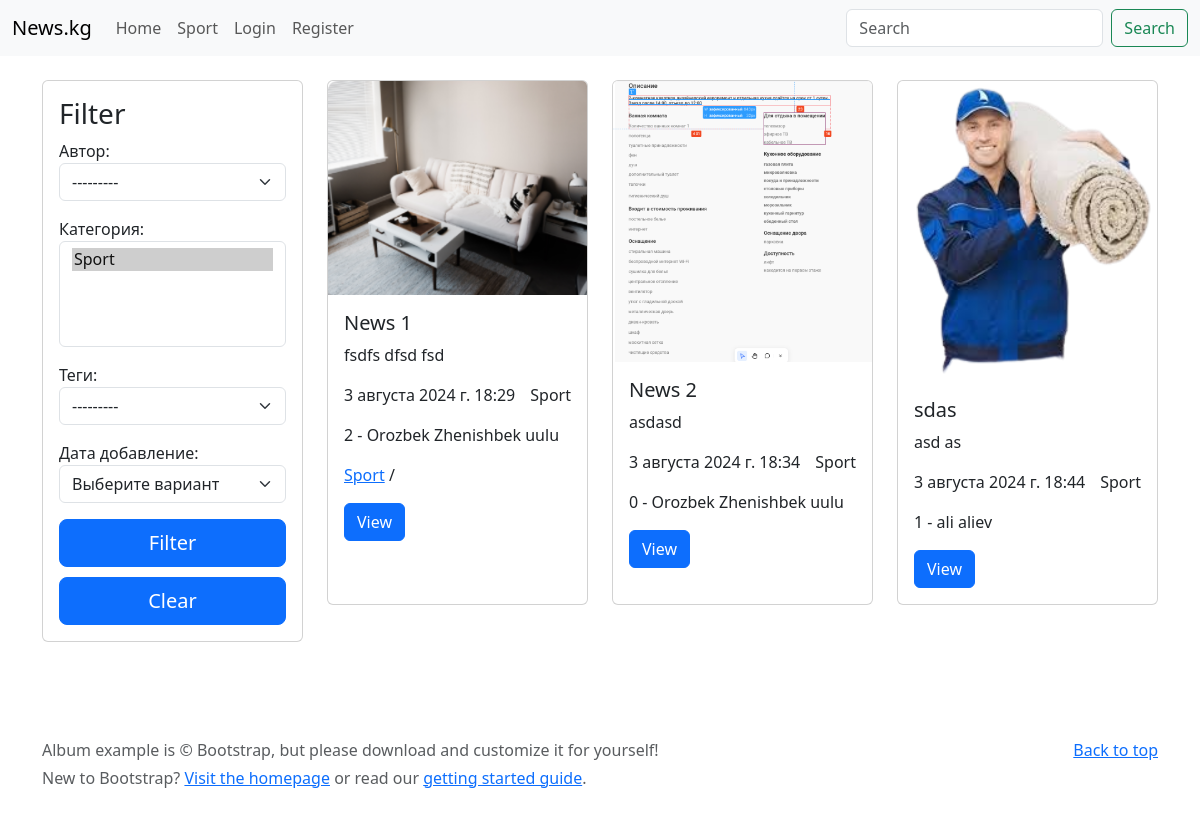
/news/?category=1, run on an earlier commit of the app's database.
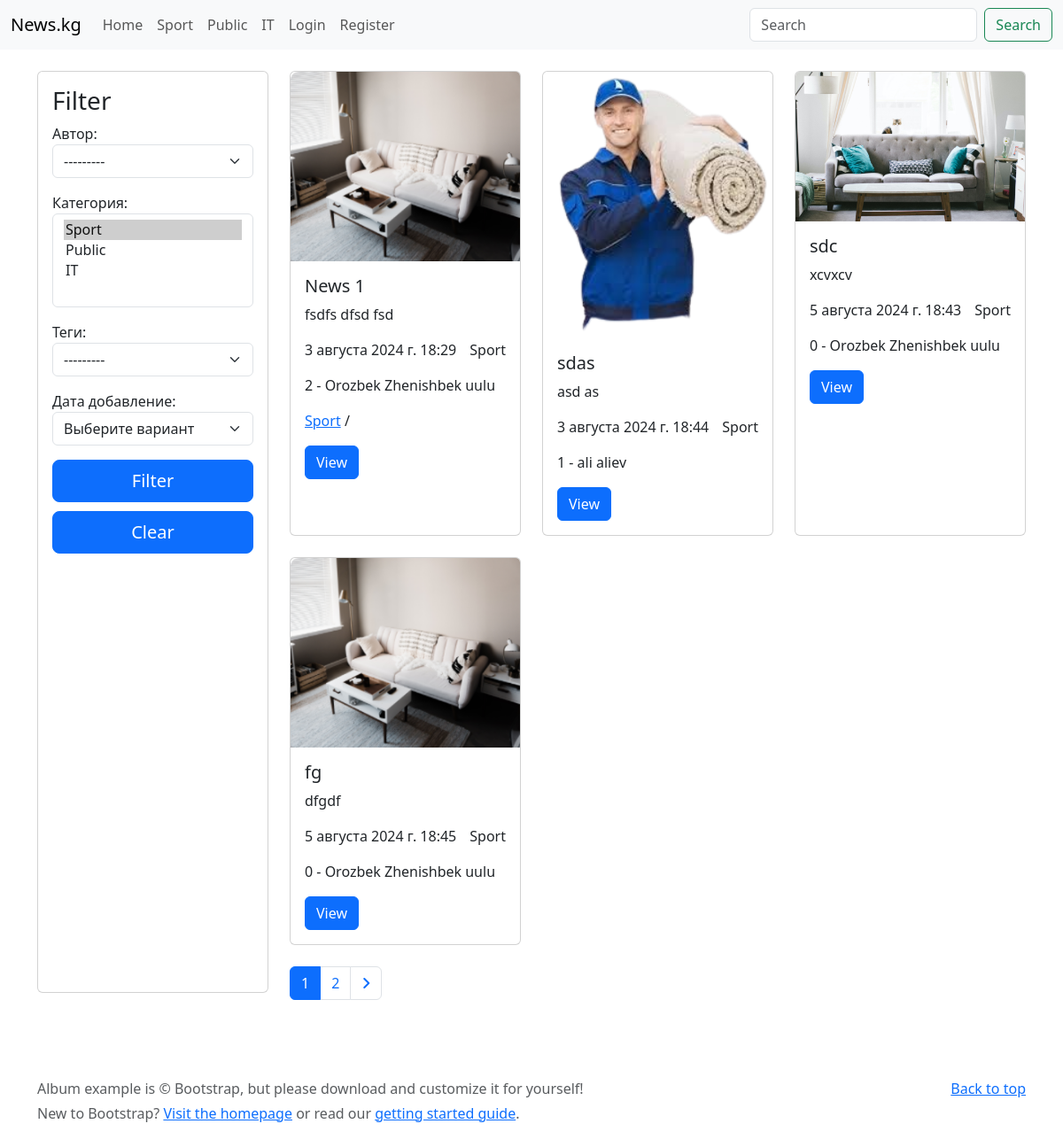
And on a later commit of the database.
### news/models.py (models this page shows, shortened)
class Category(models.Model):
    class Meta:
        verbose_name = 'категория'
        verbose_name_plural = 'категории'
    name = models.CharField(verbose_name='название', max_length=100)
    def __str__(self):
        return f'{self.name}'

class News(models.Model):
    class Meta:
        verbose_name = 'новость'
        verbose_name_plural = 'новости'
    name = models.CharField(verbose_name='название', max_length=100, validators=[min_length_validator])
    image = models.ImageField(verbose_name='изображение', upload_to=news_image_upload_to)
    category = models.ForeignKey(
        'news.Category', on_delete=models.PROTECT, related_name='news', verbose_name='категория')
    tags = models.ManyToManyField('news.Tag', related_name='news', verbose_name='теги')
    description = models.CharField(verbose_name='описание', max_length=300)
    content = models.TextField(verbose_name='контент')
    date = models.DateTimeField(verbose_name='дата добавление', auto_now_add=True)
    views = models.IntegerField(verbose_name='просмотры', default=0, validators=[MinValueValidator(0), MaxValueValidator(100000)])
    author = models.ForeignKey('auth.User', on_delete=models.CASCADE, related_name='news', verbose_name='автор')
    is_published = models.BooleanField(verbose_name='публичность', default=True)

class Tag(models.Model):
    class Meta:
        verbose_name = 'тег'
        verbose_name_plural = 'теги'
    name = models.CharField(verbose_name='название', max_length=100)
    def __str__(self):
        return f'{self.name}'

### news/views.py (the view)
# urls.py: path('', views.main, name='main'),
def main(request):
    news = News.objects.filter(is_published=True)
    search = request.GET.get('search')
    if search:
        news = news.filter(name__icontains=search)
    category_id = request.GET.get('category')
    if category_id:
        news = news.filter(category__id=int(category_id))
    filterset = NewsFilter(data=request.GET, queryset=news)
    news = filterset.qs
    page = int(request.GET.get('page', 1))
    page_size = int(request.GET.get('page_size', 4))
    pagin = Paginator(news, page_size)
    news = pagin.get_page(page)
    return render(request, 'index.html', {'news': news, 'filterset': filterset,})

### news/templatetags/custom_tags.py (called while the page is built)
@register.simple_tag()
def get_categories():
    return Category.objects.all()

### templates/index.html (shortened to what this page needs)
{% extends 'base.html' %}
{% load static %}
{% block content %}
<div class="row">
    <div class="col-12 col-md-4 col-lg-3 mb-4">
        <div class="card h-100">
            <div class="card-body">
                <h3>Filter</h3>
                {% include 'components/news_filter.html' %}
            </div>
        </div>
    </div>
    <div class="col-12 col-md-8 col-lg-9">
        <div class="row">
            {% for item in news %}
                <div class="col-lg-4 col-md-6 col-12 mb-4">
                    <div class="card h-100">
                        <img src="{{ item.image.url }}" class="card-img-top" alt="...">
                        <div class="card-body">
                        <h5 class="card-title">{{ item.name }}</h5>
                        <p class="card-text">{{ item.description }}</p>
                        <p  class="d-flex justify-content-between">
                            <span>{{ item.date }}</span>
                            <span>{{ item.category.name }}</span>
                        </p>
                        <p>
                            {{ item.views }} - {{ item.author.first_name }} {{ item.author.last_name }}
                        </p>
                        <p>
                           {% for tag in item.tags.all %}
                                <a href="#">{{ tag.name }}</a> /
                           {% endfor %}
                        </p>
                        <a href="{% url 'detail_news' id=item.id %}" class="btn btn-primary">View</a>
                        </div>
                    </div>
                </div>
            {% endfor %}
        </div>
        {% if news.has_previous or news.has_next %}
            <nav>
                <ul class="pagination">
                    {% for i in news.paginator.page_range %}
                        {% if news.number == i %}
                            <li class="page-item active">
                                <span class="page-link">{{ i }}</span>
                            </li>
                        {% else %}
                            <li class="page-item">
                                <a class="page-link" href="?page={{ i }}">{{ i }}</a>
                            </li>
                        {% endif %}
                    {% endfor %}
                    {% if news.has_next %}
                        <li class="page-item">
                            <a class="page-link" href="?page={{ news.next_page_number }}">
                                <i class="fa-solid fa-angle-right"></i>
                            </a>
                        </li>
                    {% endif %}
                </ul>
            </nav>
        {% endif %}
    </div>
</div>
{% endblock content %}

### templates/components/nav_categories.html
{% load custom_tags %}
{% get_categories as categories %}
{% for category in categories %}
    <li class="nav-item">
        <a class="nav-link" href="{% url 'main' %}?category={{ category.id }}">{{ category.name }}</a>
    </li>
{% endfor %}

What changed in the data, as far as the page shows it:
no longer on this page (row edited): News: image (picture), name "News 2", description "asdasd", date "3 августа 2024 г. 18:34", category.name "Sport", views "0", author.first_name "Orozbek", author.last_name "Zhenishbek uulu"
added Category: name "Public"
added Category: name "IT"
added News: image (picture), name "sdc", description "xcvxcv", date "5 августа 2024 г. 18:43", category.name "Sport", views "0", author.first_name "Orozbek", author.last_name "Zhenishbek uulu"
added News: image (picture), name "fg", description "dfgdf", date "5 августа 2024 г. 18:45", category.name "Sport", views "0", author.first_name "Orozbek", author.last_name "Zhenishbek uulu"
Also different on the page:
form field category: "Sport ☑" → "Sport ☑ / Public / IT"
new list line: "1"
new list line: "2"
